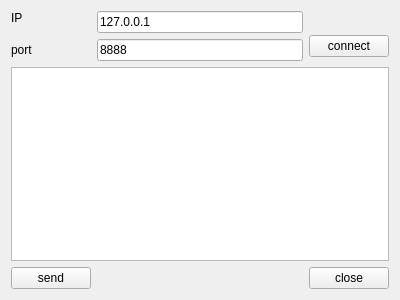
<?xml version="1.0" encoding="UTF-8"?>
<ui version="4.0">
 <class>client</class>
 <widget class="QWidget" name="client">
  <property name="geometry">
   <rect>
    <x>0</x>
    <y>0</y>
    <width>400</width>
    <height>300</height>
   </rect>
  </property>
  <property name="windowTitle">
   <string>Form</string>
  </property>
  <layout class="QGridLayout" name="gridLayout">
   <item row="0" column="0">
    <widget class="QLabel" name="labelip">
     <property name="text">
      <string>IP</string>
     </property>
    </widget>
   </item>
   <item row="0" column="1" rowspan="2">
    <widget class="QLineEdit" name="lineeditip">
     <property name="text">
      <string>127.0.0.1</string>
     </property>
    </widget>
   </item>
   <item row="1" column="2" rowspan="2">
    <widget class="QPushButton" name="buttonconnect">
     <property name="text">
      <string>connect</string>
     </property>
    </widget>
   </item>
   <item row="2" column="0">
    <widget class="QLabel" name="labelport">
     <property name="text">
      <string>port</string>
     </property>
    </widget>
   </item>
   <item row="2" column="1">
    <widget class="QLineEdit" name="lineeditport">
     <property name="text">
      <string>8888</string>
     </property>
    </widget>
   </item>
   <item row="3" column="0" colspan="3">
    <widget class="QTextEdit" name="textEdit"/>
   </item>
   <item row="4" column="0">
    <widget class="QPushButton" name="buttonsend">
     <property name="text">
      <string>send</string>
     </property>
    </widget>
   </item>
   <item row="4" column="1">
    <spacer name="horizontalSpacer">
     <property name="orientation">
      <enum>Qt::Horizontal</enum>
     </property>
     <property name="sizeHint" stdset="0">
      <size>
       <width>197</width>
       <height>20</height>
      </size>
     </property>
    </spacer>
   </item>
   <item row="4" column="2">
    <widget class="QPushButton" name="buttoncolse">
     <property name="text">
      <string>close</string>
     </property>
    </widget>
   </item>
  </layout>
 </widget>
 <resources/>
 <connections/>
</ui>
